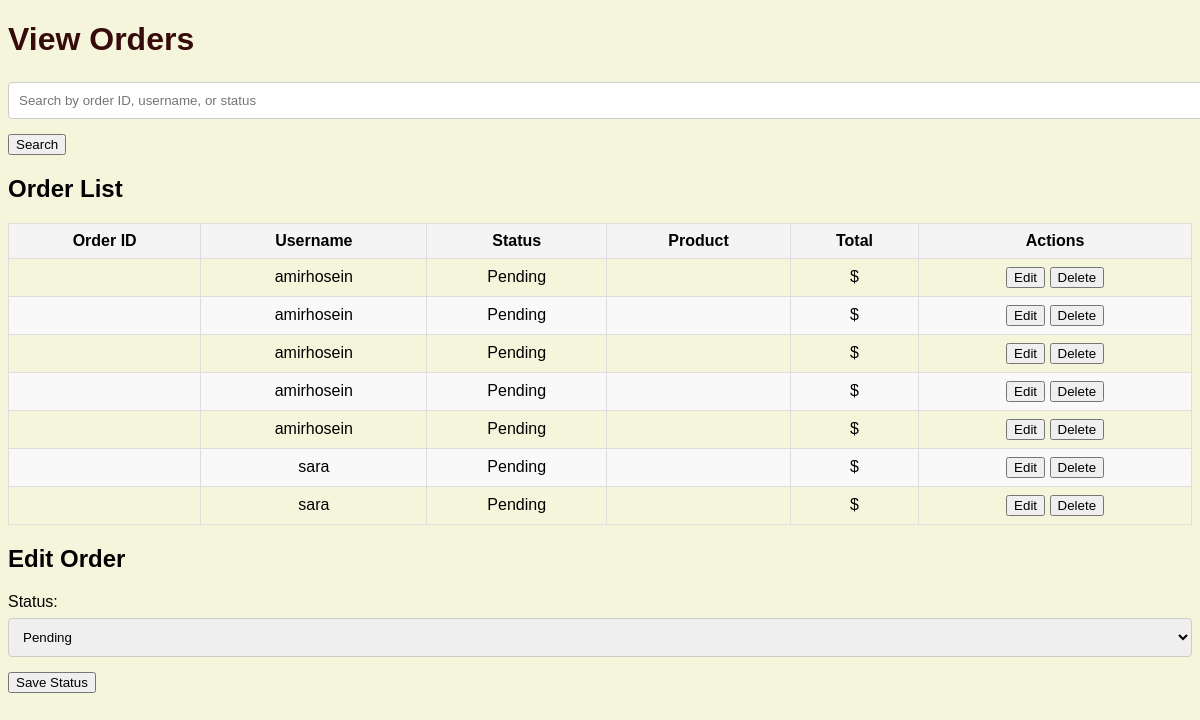
/view_orders, run on an earlier commit of the app's database.
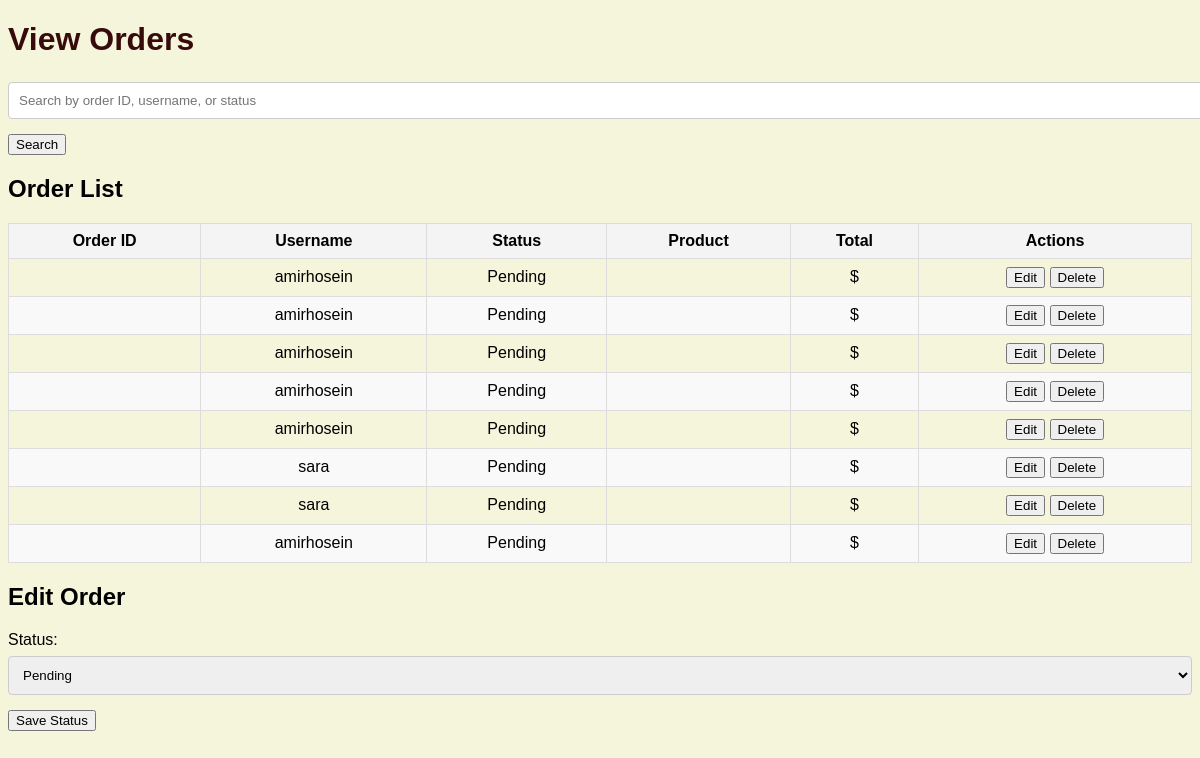
And on a later commit of the database.
### tables this page shows
CREATE TABLE "orders" (
    id INTEGER PRIMARY KEY AUTOINCREMENT,
    username TEXT NOT NULL,
    product_id INTEGER NOT NULL,
    status TEXT NOT NULL,
    total_price REAL NOT NULL, quantity INTEGER DEFAULT 1,
    FOREIGN KEY (product_id) REFERENCES products(id)
);

### app.py (the view, shortened to what this page needs)
@app.route('/view_orders', methods=['GET', 'POST'])
def view_orders():
    conn = get_db()
    cursor = conn.cursor()
    search_query = request.args.get('search', '')  # دریافت کوئری جستجو
    if search_query:
        cursor.execute('''
            SELECT * FROM orders
            WHERE order_id LIKE ? OR username LIKE ? OR status LIKE ?
        ''', (f'%{search_query}%', f'%{search_query}%', f'%{search_query}%'))
    else:
        cursor.execute('SELECT * FROM orders')
    orders = cursor.fetchall()
    return render_template('view_orders.html', orders=orders, search_query=search_query)

### app.py (called while the page is built)
def get_db():
    conn = sqlite3.connect(db)
    conn.row_factory = sqlite3.Row  # برای دسترسی به داده‌ها به صورت دیکشنری
    return conn

### templates/view_orders.html (shortened to what this page needs)
<!DOCTYPE html>
<html lang="en">
<head>
    <link rel="stylesheet" href="{{ url_for('static', filename='styles.css') }}">
</head>
<body>
    <h1>View Orders</h1>
    <div class="search-bar">
        <form method="GET" action="/view_orders">
            <input type="text" name="search" placeholder="Search by order ID, username, or status" value="{{ search_query }}">
            <button type="submit">Search</button>
        </form>
    </div>
    <div class="order-list">
        <h2>Order List</h2>
        <table>
            <thead>
                <tr>
                    <th>Order ID</th>
                    <th>Username</th>
                    <th>Status</th>
                    <th>Product</th>
                    <th>Total</th>
                    <th>Actions</th>
                </tr>
            </thead>
            <tbody>
                {% for order in orders %}
                <tr>
                    <td>{{ order['order_id'] }}</td>
                    <td>{{ order['username'] }}</td>
                    <td>{{ order['status'] }}</td>
                    <td>{{ order['product_name'] }}</td>
                    <td>${{ order['product_price'] }}</td>
                    <td>
                        <button onclick="editOrder('{{ order['order_id'] }}', '{{ order['status'] }}')">Edit</button>
                        <button onclick="deleteOrder('{{ order['order_id'] }}')">Delete</button>
                    </td>
                </tr>
                {% endfor %}
            </tbody>
        </table>
    </div>
    <div class="order-actions">
        <h2>Edit Order</h2>
        <form method="POST" action="/view_orders">
            <label for="status">Status:</label>
            <select name="status" id="status">
                <option value="Pending">Pending</option>
            </select>
            <button type="submit">Save Status</button>
        </form>
    </div>
</body>
</html>

### static/styles.css (style rules this page uses)
label { display: block; margin: 10px 0 5px; }
input[type="text"], input[type="password"], select { width: 100%; padding: 10px; margin: 2px 0 15px; border: 1px solid #ccc; border-radius: 4px; }
table { width: 100%; border-collapse: collapse; }
thead { background-color: #f4f4f4; }
th, td { border: 1px solid #ddd; padding: 8px; text-align: center; }
tr:nth-child(even) { background-color: #f9f9f9; }
body { font-family: 'Poppins', sans-serif; background-color: #f5f5dc; }
h1 { color: #370b0b; }

What changed in the data, as far as the page shows it:
added orders: username "amirhosein", status "Pending"
